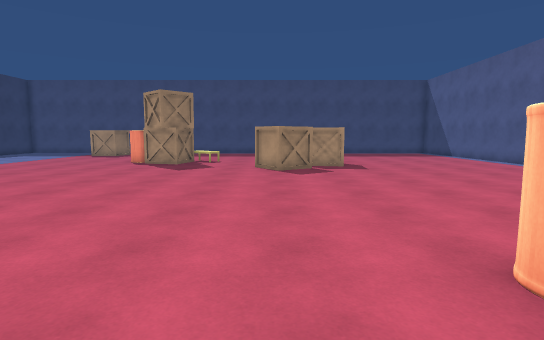
View 1 (above)

22 first-person views from a walk through a scene from a Unity 3-D project. The camera is 1.4 m above the floor, tilts 6° down and sees 80° across. The floor is counted in squares, 1 m on a side. Each view is taken from the middle of a square. On the plan, view 1 faces up. The plan holds only what a view shows up to about 15 squares ahead; the rest is blank. The player character is not drawn. Some animated figures are left out. Surface patterns are stand-ins for the level's own textures.

View 2
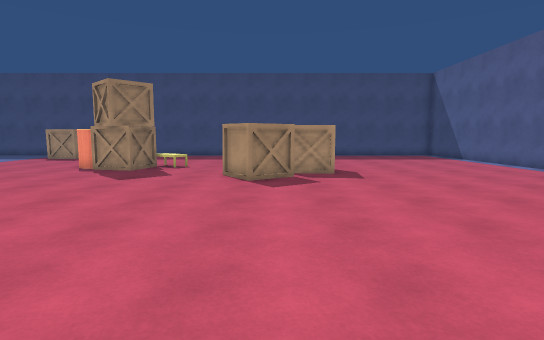

View 3
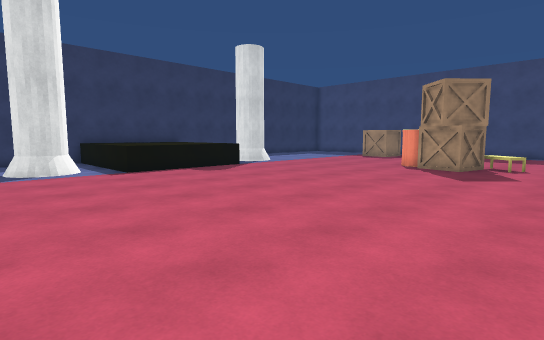

View 4
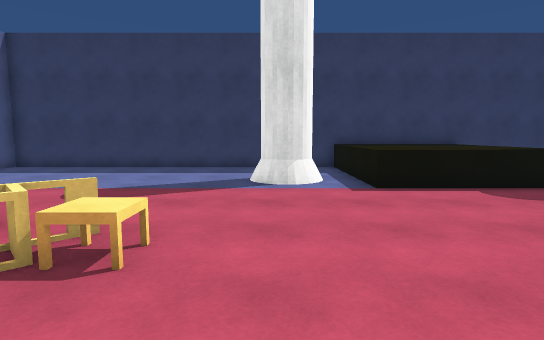

View 5
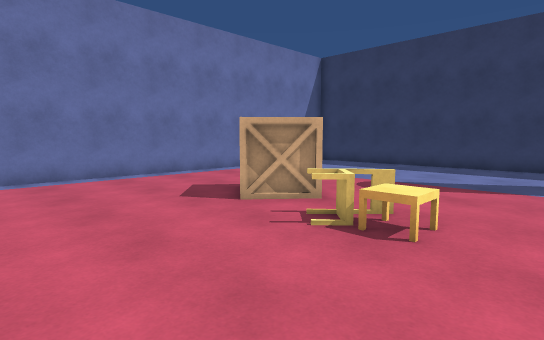

View 6
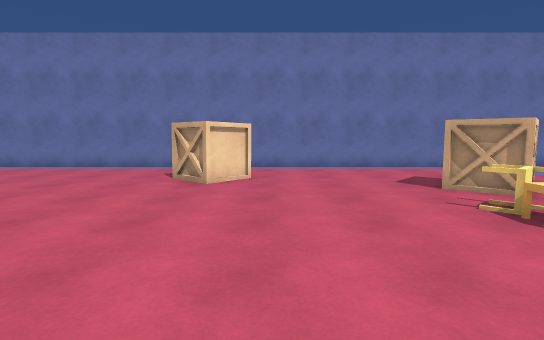

View 7
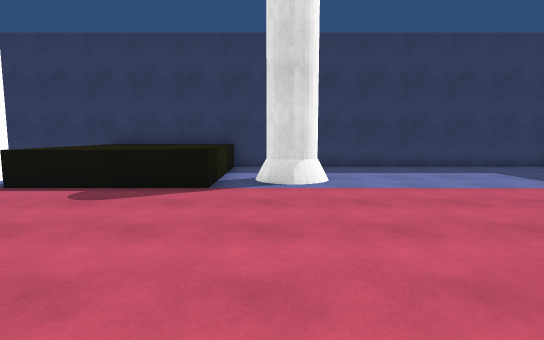

View 8
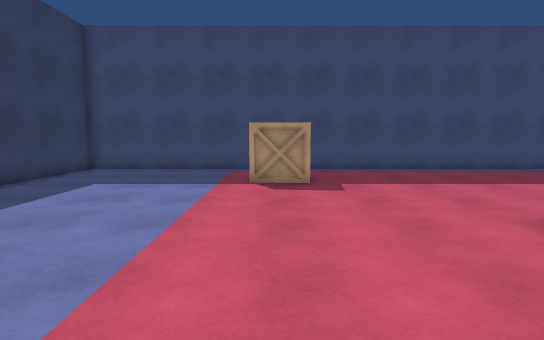

View 9
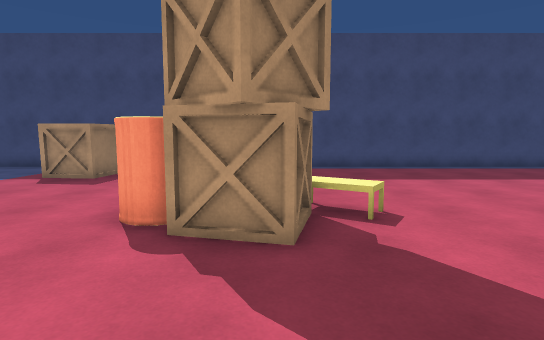

View 10
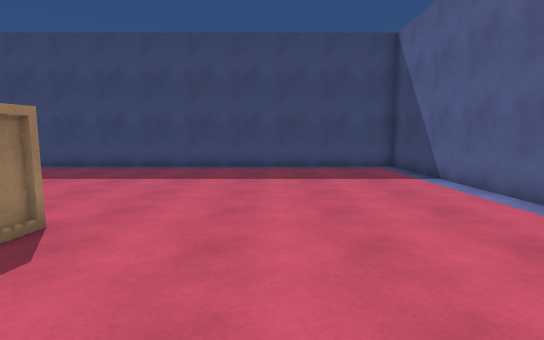

View 11
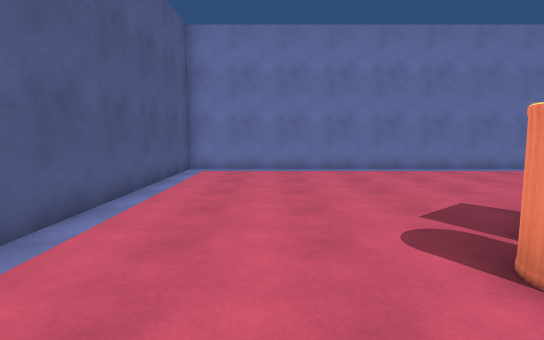

View 12
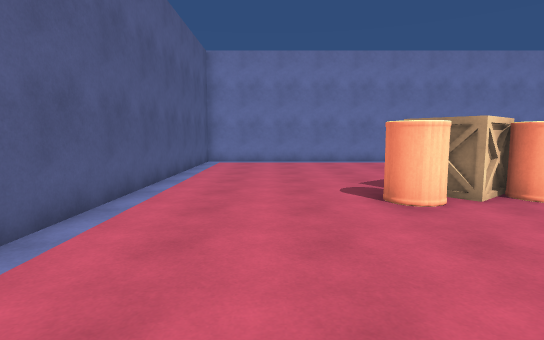

View 13
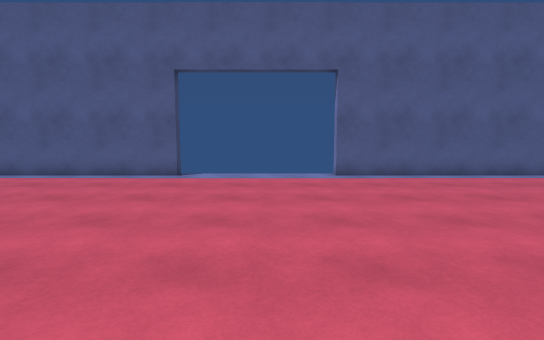

View 14
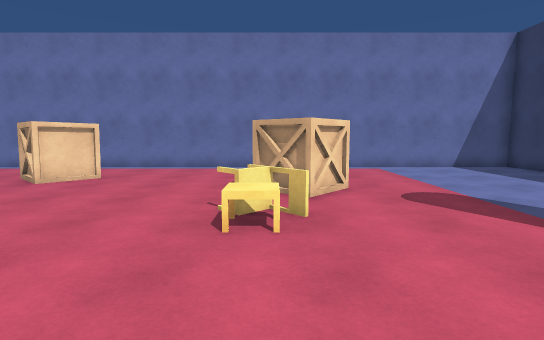

View 15
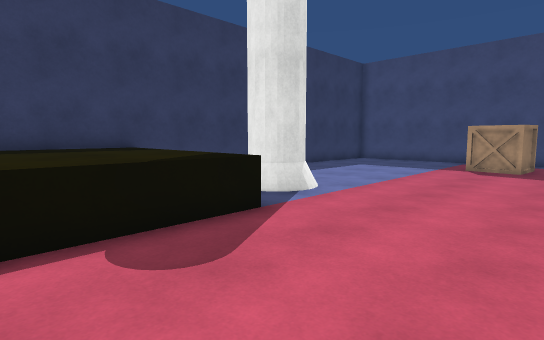

View 16
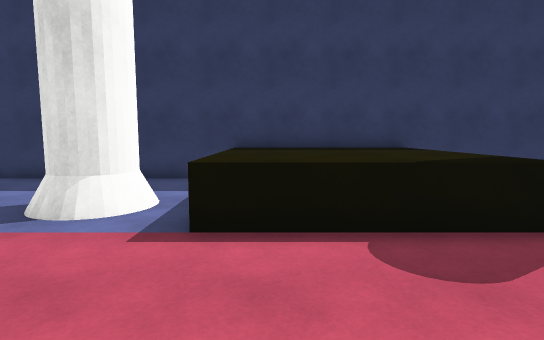

View 17
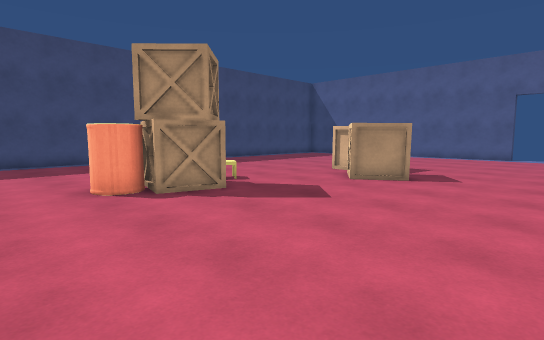

View 18
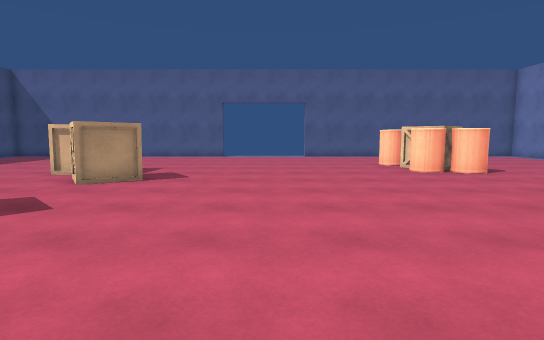

View 19
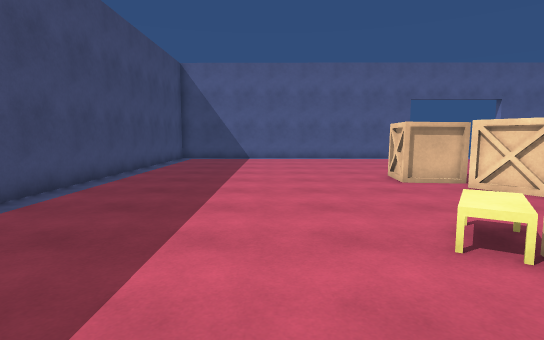

View 20
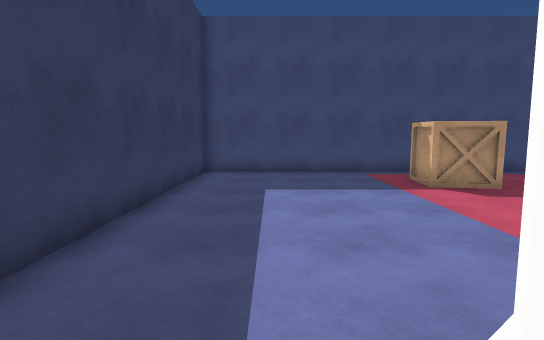

View 21
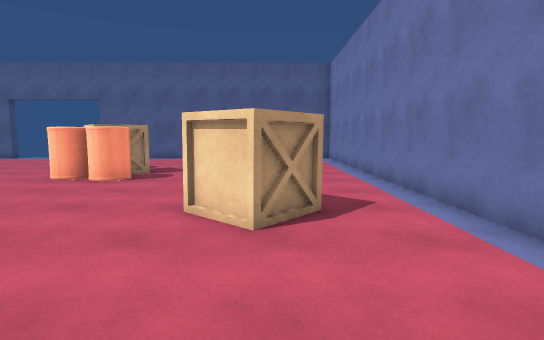

View 22
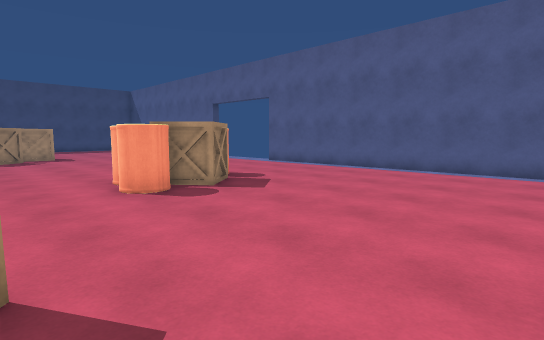

### Floor plan
Key: @ floor where view 1 was taken; # wall or solid block; . floor; = window, fence, low wall or low ledge; ^ raised ledge.
Columns run from 20 left of view 1 to 13 right of it. Each row starts with its distance up from view 1.
 27 ##################################
 26 #................................#
 25 #................................#
 24 #.......##.......................#
 23 #.......##.......................#
 22 #................................#
 21 #................................#
 20 #................................#
 19 #...............=................#
 18 #............###^^...............#
 17 #............###.=....##.........#
 16 #....=........##.....###.........#
 15 #   ##..............####.........#
 14 #  .##..............###..........#
 13 #................................#
 12 #^^^^^^..........................
 11 #^^^^^^..........................
 10 #^^^^^^..........................
  9 #^^^^^^..........................
  8 #^^^^^^..........................
  7 #^^^^^^..........................
  6 #................................#
  5 #...##...........................#
  4 #.  ##...........................#
  3 #.....................#####......#
  2 #..........^^.........#####......#
  1 #.........===.........####.......#
  0 #.........#==.......@............#
 -1 #.........##.....................#
 -2 #........###.....................#
 -3 #................###.............#
 -4 #................###.............#
 -5 #................................#
 -6 #................................#
 -7 #................................#
 -8 ##################################

Positions as (right, up) in squares from view 1, and headings:
1: (0, 0), facing up
2: (1, 3), facing up
3: (-1, 2), facing up-left
4: (-5, 4), facing left
5: (-4, 4), facing down-left
6: (-4, 7), facing down
7: (-5, 14), facing left
8: (-12, 13), facing up
9: (-5, 12), facing up
10: (7, 12), facing up
11: (9, 6), facing down
12: (9, 10), facing down
13: (1, 9), facing right
14: (-9, 7), facing down
15: (-9, 8), facing up-left
16: (-9, 8), facing left
17: (-10, 9), facing up-right
18: (-10, 9), facing right
19: (-8, 21), facing right
20: (-17, 14), facing up
21: (-8, -4), facing right
22: (-1, -7), facing up-right
